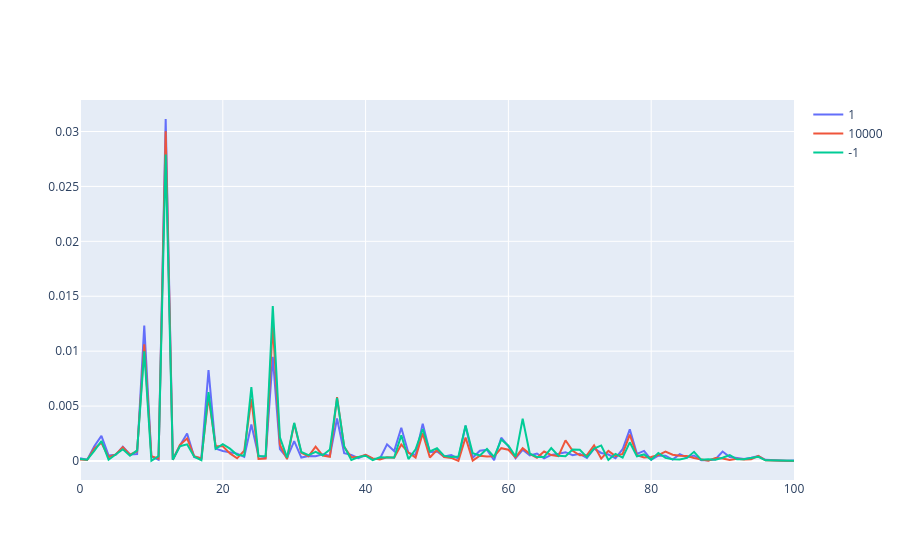

The notebook cell this image was saved under:
### Code cell
fig = go.Figure()

data_h = data[data["run"] == "20230313_20292_20253_test1"]

fig.add_trace(go.Scatter(y=data_h["acc1"].iloc[0], mode="lines", name="1"))
fig.add_trace(go.Scatter(y=data_h["acc1"].iloc[10000], mode="lines", name="10000"))
fig.add_trace(go.Scatter(y=data_h["acc1"].iloc[-1], mode="lines", name="-1"))
